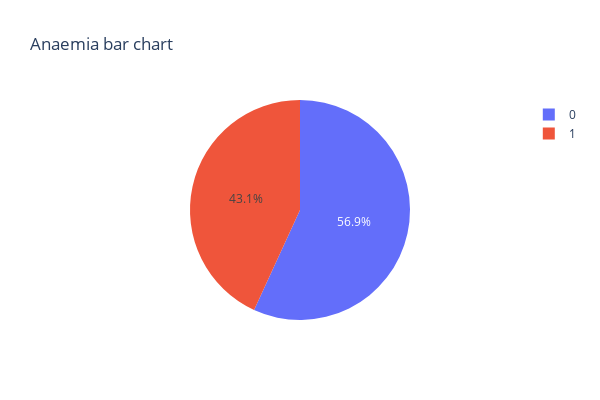

Write notebook code for a chart like this one.
### Code cell
fig = px.pie(
    da, 
    values='count',
    names='anaemia',
    title='Anaemia bar chart',
    width=WIDTH,
    height=HEIGHT
)

fig

### Figure 1 — Plotly figure (JSON) as saved in the notebook; plotly's stock layout.template omitted (floating-point values rounded to 4 significant figures)
{"data": [{"domain": {"x": [0, 1], "y": [0, 1]}, "hovertemplate": "anaemia=%{label}<br>count=%{value}<extra></extra>", "labels": [0, 1], "legendgroup": "", "name": "", "showlegend": true, "type": "pie", "values": [170, 129]}], "layout": {"height": 400, "legend": {"tracegroupgap": 0}, "title": {"text": "Anaemia bar chart"}, "width": 600}}
